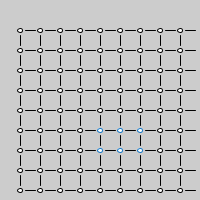
Frame 1 (no input)
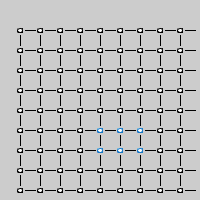
Frame 60 (the mouse pressed at the canvas centre just before this capture)
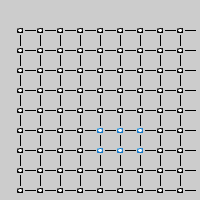
Frame 120 (the mouse held since frame 60 and released just before this capture)

The Processing sketch that drew these frames (run headless with seeded random() and noise(); from frame 60 on, the mouse is pressed at the canvas centre):

// Processing sketch: processing_97756
// ── processing_97756.pde

void setup ()
{
size (200, 200);
 
}
 
void draw (){
for (int a=20; a<200; a=a+20)
for (int b=30;b<200;b=b+20)
{
if (b>120 && b<160 && a>80 && a <150)
 
stroke (#1476C4);
 
else {
stroke(0);
}
ellipse (a, b, 5, 4);
stroke(0);
if (b<180) {
line (a, b+5, a, b+15);
}
if (a<190) {
line (a+5, b, a+15, b);
}
}}
